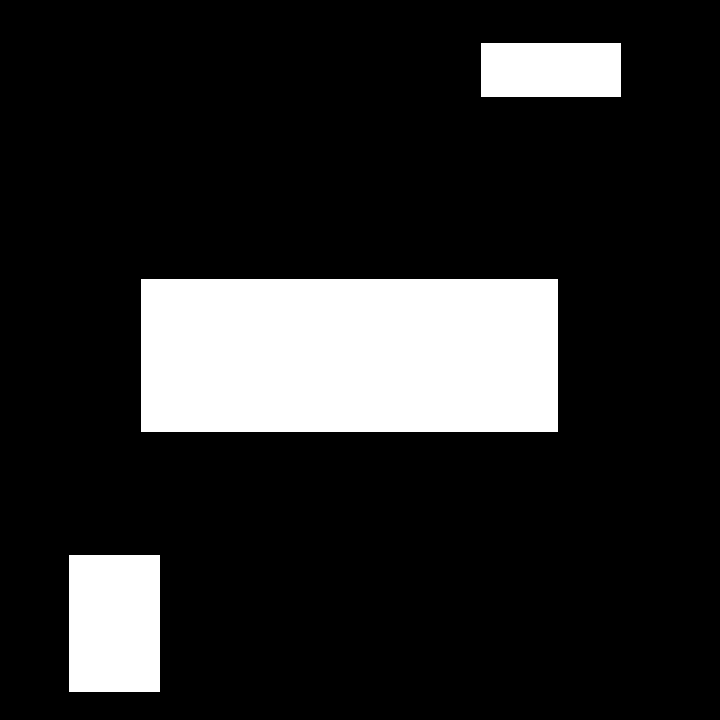
#> input picture opencv_learn/charpter12/moments.bmp, 720 x 720 px
$ python demo_12.04.py
#> lines starting #> are read from the running program, lines starting #| are printed output that depends on the picture; after the words box and inside, x2 and y2 are one past the last pixel; in counts of white or black regions, pixels touching at a corner belong together
import cv2
import numpy as np

o = cv2.imread("moments.bmp")
#> o is the input picture: shape (720, 720, 3); 16.2% white; 3 white regions, box (x1, y1, x2, y2) and area: (141, 279, 558, 432) 63801, (69, 555, 160, 692) 12467, (481, 43, 621, 97) 7560
cv2.imshow("original", o)
gray = cv2.cvtColor(o, cv2.COLOR_BGR2GRAY)
#> gray: shape (720, 720); 16.2% white; 3 white regions
ret, binary = cv2.threshold(gray, 127, 255, cv2.THRESH_BINARY)
contours, hierarchy = cv2.findContours(binary, cv2.RETR_LIST, cv2.CHAIN_APPROX_SIMPLE)
#> contours = 3 contours; box (x1, y1, x2, y2) and area: (141, 279, 558, 432) 63232, (69, 555, 160, 692) 12240, (481, 43, 621, 97) 7367
image = binary
n = len(contours)
#> n = 3
contoursImg = []
for i in range(n):
    temp = np.zeros(image.shape, np.uint8)
    contoursImg.append(temp)
    contoursImg[i] = cv2.drawContours(contoursImg[i], contours, i, 255, 3)
    cv2.imshow("contours[" + str(i) + "]", contoursImg[i])
#> this loop made 3 passes
#> pass 1, `cv2.imshow("contours[" + str(i) + "]", contoursImg[i])`:
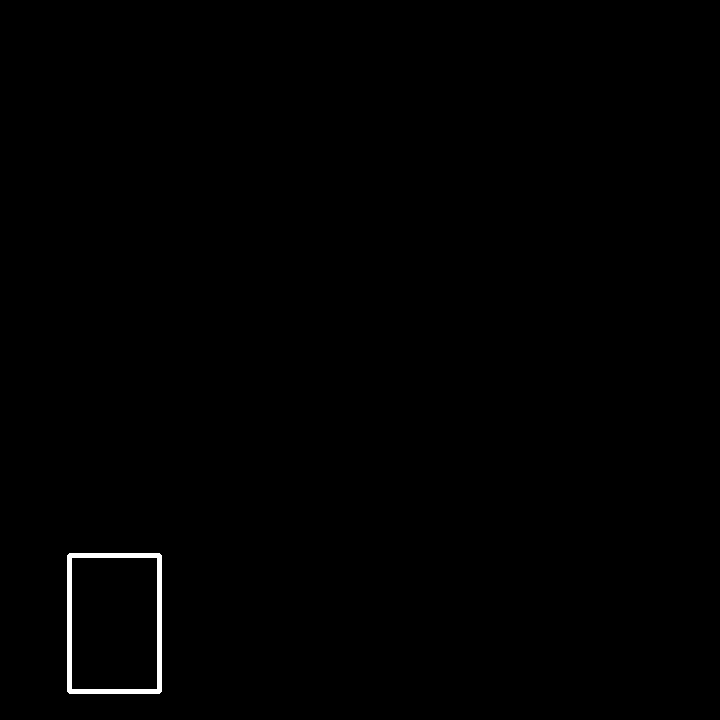
#> window 'contours[0]': shape (720, 720); 0.43% white; 1 white region, box (x1, y1, x2, y2) and area: (67, 553, 162, 694) 2248
#> pass 2, `cv2.imshow("contours[" + str(i) + "]", contoursImg[i])`:
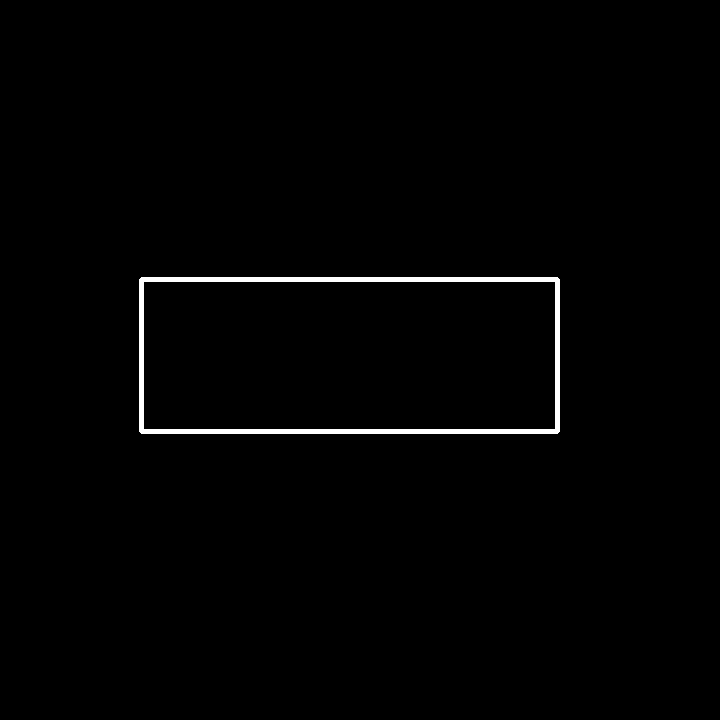
#> window 'contours[1]': shape (720, 720); 1.1% white; 1 white region, box (x1, y1, x2, y2) and area: (139, 277, 560, 434) 5668
#> after the loop, contoursImg = 3 items

print("观察各个轮廓的矩（moments）:")
for i in range(n):
    print("轮廓" + str(i) + "的矩：\n", cv2.moments(contours[i]))
print("观察各个轮廓的面积：")
for i in range(n):
    print("轮廓" + str(i) + "的面积：%d" % cv2.moments(contours[i])['m00'])

cv2.waitKey()
cv2.destroyAllWindows()

$ run again, with opencv_learn/charpter12/cc.bmp copied over opencv_learn/charpter12/moments.bmp
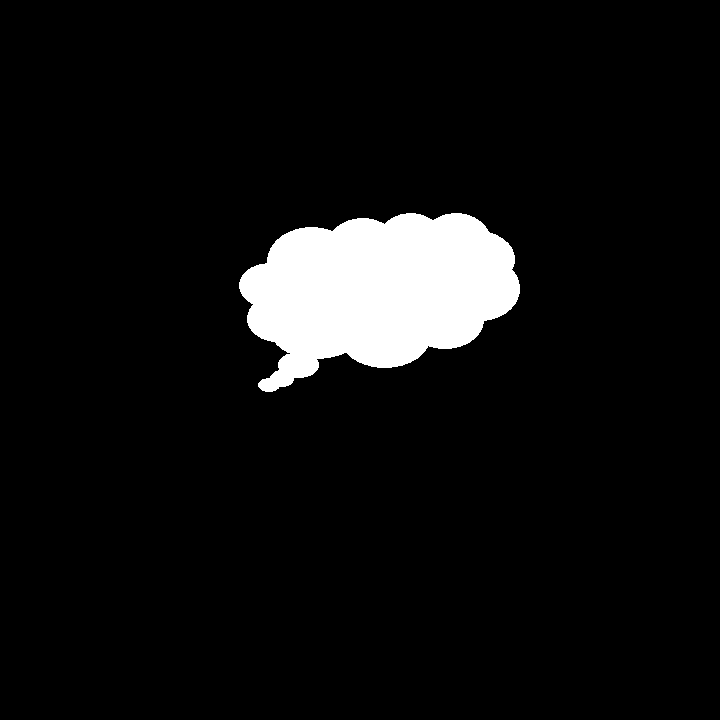
#> input picture opencv_learn/charpter12/cc.bmp, 720 x 720 px
#> o is the input picture: shape (720, 720, 3); 6.6% white; 1 white region, box (x1, y1, x2, y2) and area: (239, 213, 520, 392) 33979
#> gray: shape (720, 720); 6.6% white; 1 white region
#> contours = 1 contour; box (x1, y1, x2, y2) and area: (239, 213, 520, 392) 33595
#> n = 1
#> the loop `for i in range(n):` made 1 pass
#> pass 1, `cv2.imshow("contours[" + str(i) + "]", contoursImg[i])`:
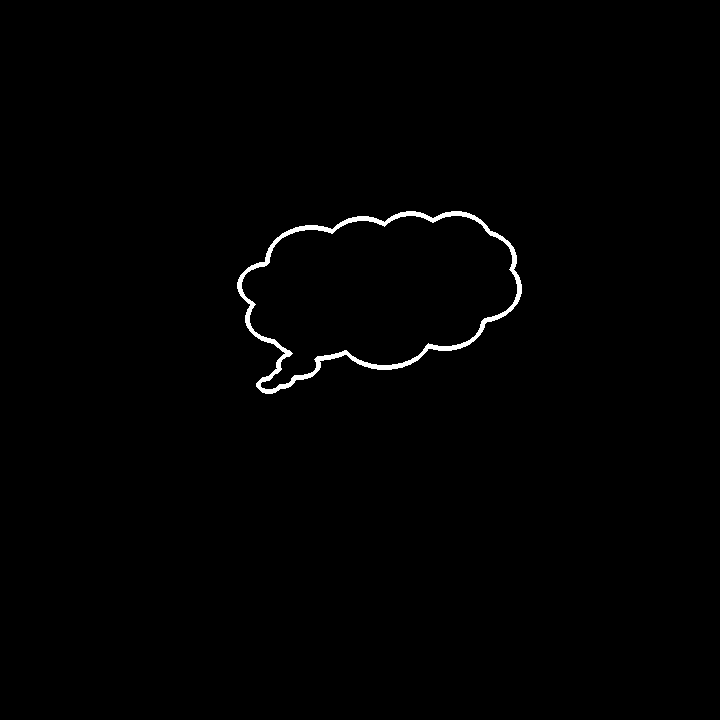
#> window 'contours[0]': shape (720, 720); 0.73% white; 1 white region, box (x1, y1, x2, y2) and area: (237, 211, 522, 394) 3809
#> after the loop `for i in range(n):`: contoursImg = 1 item

$ run again, with opencv_learn/charpter12/cs1.bmp copied over opencv_learn/charpter12/moments.bmp
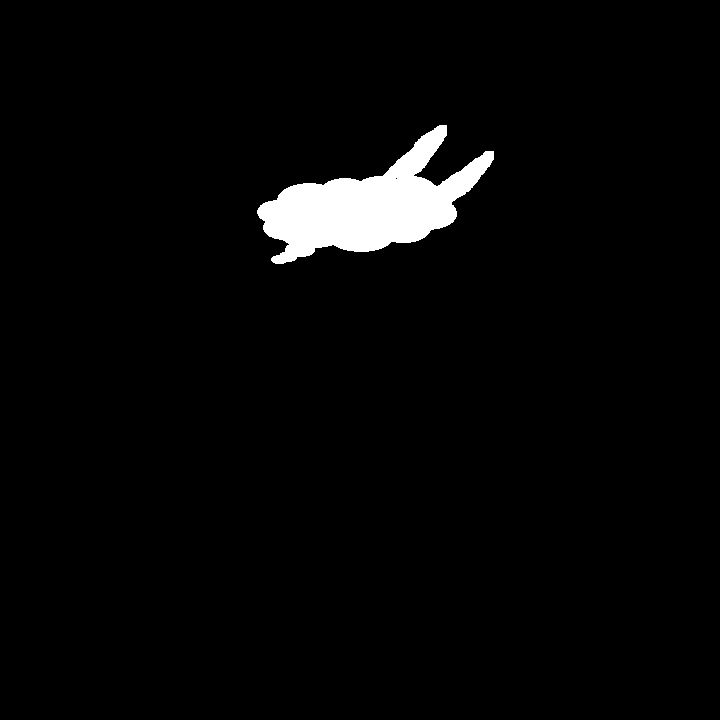
#> input picture opencv_learn/charpter12/cs1.bmp, 720 x 720 px
#> o is the input picture: shape (720, 720, 3); 2.8% white; 1 white region, box (x1, y1, x2, y2) and area: (257, 125, 494, 264) 14463
#> gray: shape (720, 720); 2.8% white; 1 white region
#> contours = 2 contours, 1 with area under 20; largest, box (x1, y1, x2, y2) and area: (257, 125, 494, 264) 14124
#> n = 2
#> the loop `for i in range(n):` made 2 passes
#> pass 1, `cv2.imshow("contours[" + str(i) + "]", contoursImg[i])`:
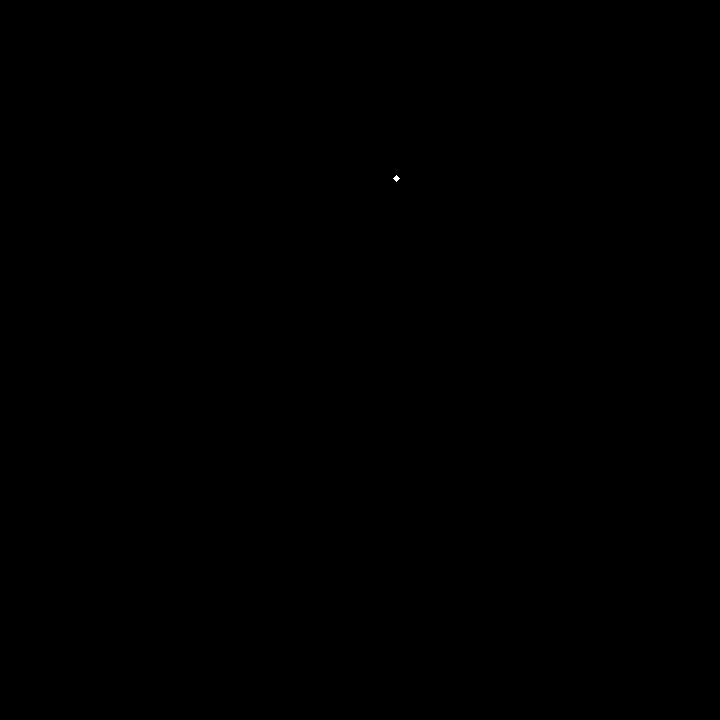
#> window 'contours[0]': shape (720, 720); 0% white; 1 white region, box (x1, y1, x2, y2) and area: (393, 175, 400, 182) 25
#> pass 2, `cv2.imshow("contours[" + str(i) + "]", contoursImg[i])`:
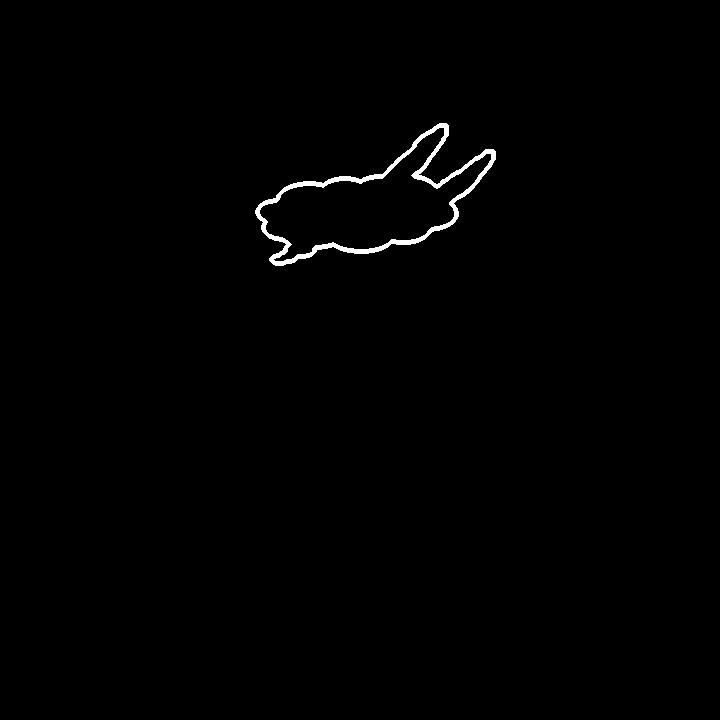
#> window 'contours[1]': shape (720, 720); 0.65% white; 1 white region, box (x1, y1, x2, y2) and area: (255, 123, 496, 266) 3345
#> after the loop `for i in range(n):`: contoursImg = 2 items
